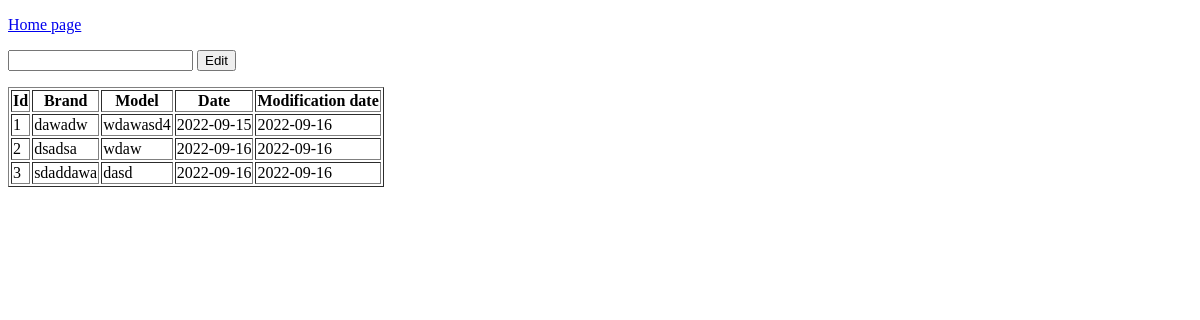
The page /cars on the database as committed earlier.
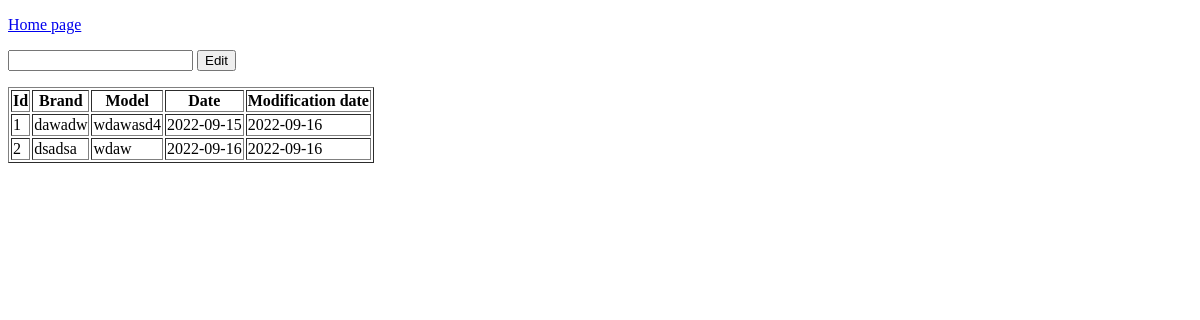
The same page on the database as committed later.
### main.py (models this page shows, shortened)
class Cars(db.Model):
    _id = db.Column("id", db.Integer, primary_key=True)
    brand = db.Column(db.String(20))
    model = db.Column(db.String(20))
    adddate = db.Column(db.Date)
    moddate = db.Column(db.Date)

### main.py (the view)
@app.route("/cars", methods=["POST", "GET"])
def cars():
    if request.method == "POST":
        cid = request.form["id"]
        if cid and cid.isdecimal() and Cars.query.filter_by(_id=cid).first():
            return redirect(url_for("editcar", eid=cid))
        else:
            return redirect(url_for("cars"))
    else:
        return render_template("car.html", cars=Cars.query.all())

### templates/car.html (shortened to what this page needs)
{% extends "template.html" %}
{% block content %}
	<p><a href="/">Home page</a></p>
	<p>
		<form action="#" method="post">
			<input type="text" name="id"/>
			<input type="submit" value="Edit"/>
		</form>
	</p>
	<table border="1">
		<tr>
			<th>Id</th>
			<th>Brand</th>
			<th>Model</th>
			<th>Date</th>
			<th>Modification date</th>
		</tr>
			{% for i in cars %}
				<tr>
					<td>{{i._id}}</td>
					<td>{{i.brand}}</td>
					<td>{{i.model}}</td>
					<td>{{i.adddate}}</td>
					<td>{{i.moddate}}</td>
				</tr>
			{% endfor %}
	</table>
{% endblock %}

Rows that differ between the two databases and show on the page:
removed Cars: _id "3", brand "sdaddawa", model "dasd", adddate "2022-09-16", moddate "2022-09-16"
